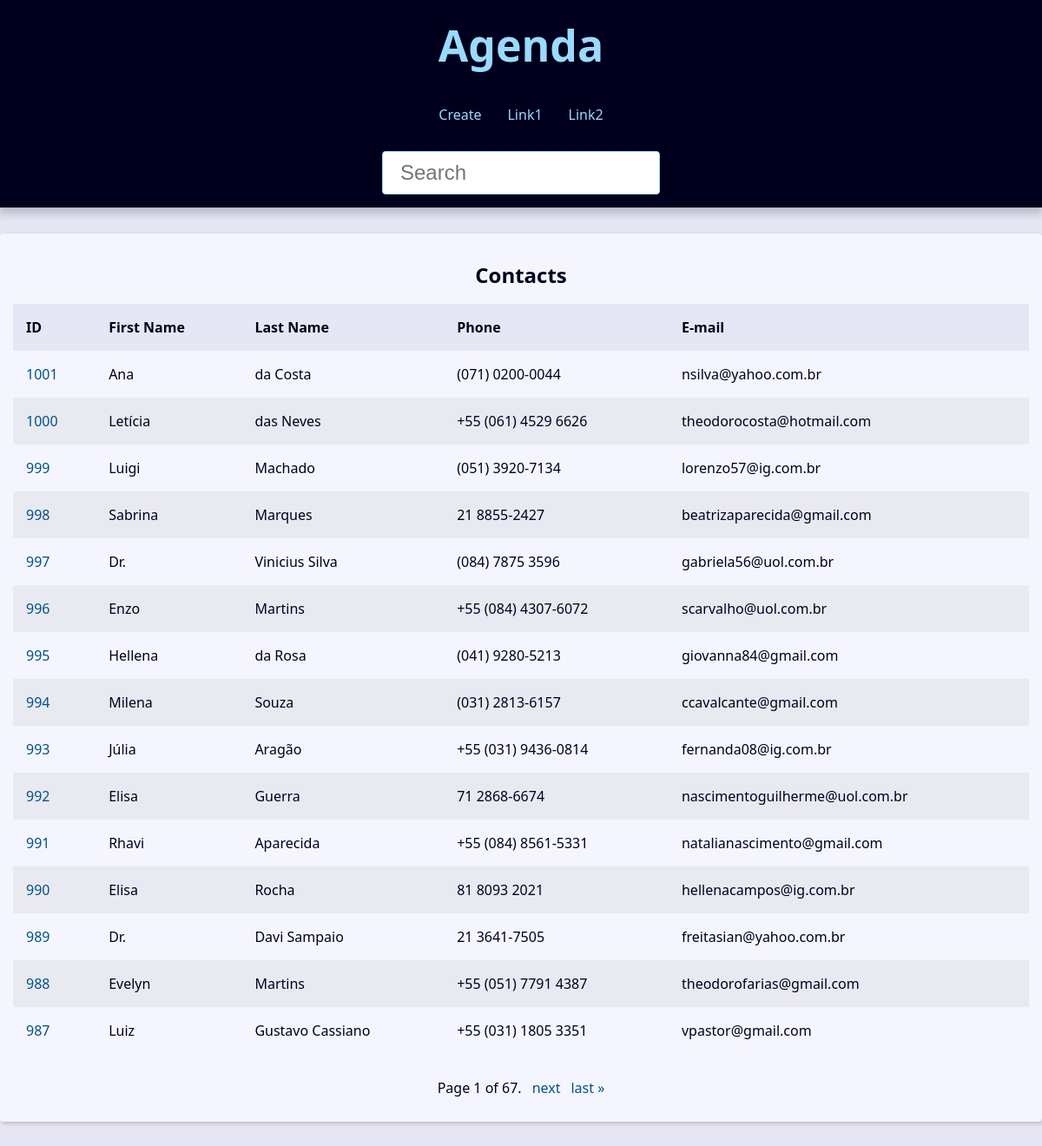
/, run on an earlier commit of the app's database.
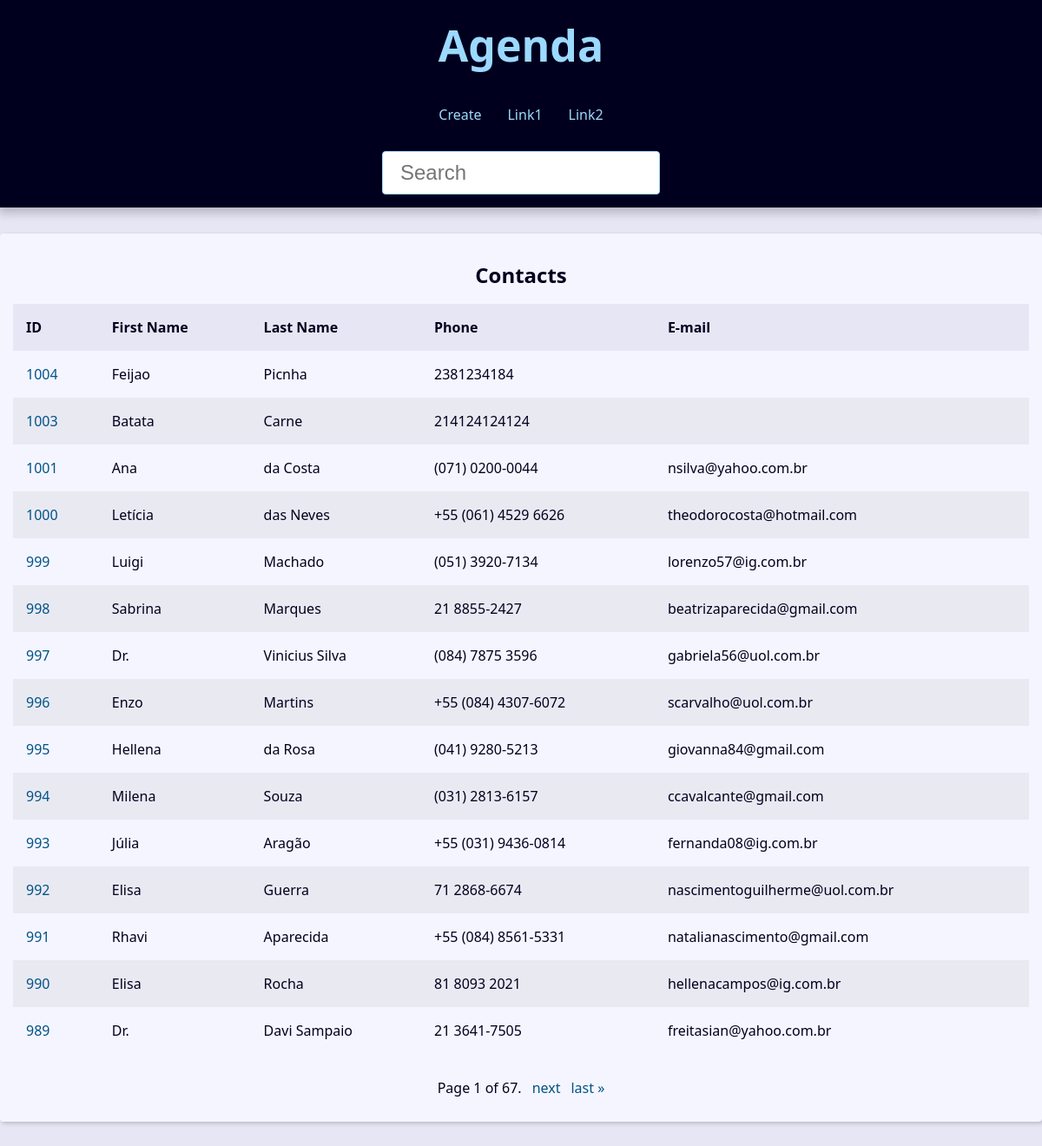
And on a later commit of the database.
### contact/models.py (models this page shows, shortened)
class Contact(models.Model):
    class Meta:
        verbose_name = 'Contato'
        verbose_name_plural = 'Contatos'
    first_name = models.CharField(max_length=50)
    last_name = models.CharField(max_length=50, blank=True)
    phone = models.CharField(max_length=50, blank=True)
    email = models.EmailField(max_length=254, blank=True)
    create_date = models.DateTimeField(default=timezone.now)
    description = models.TextField(blank=True)
    show = models.BooleanField(default=True)
    picture = models.ImageField(blank=True, upload_to='pictures/%Y/%M/')
    category = models.ForeignKey(Category, on_delete=models.SET_NULL,
                                 blank=True, null=True)
    owner = models.ForeignKey(User, on_delete=models.SET_NULL,
                                 blank=True, null=True)

### contact/views/contact_views.py (the view)
# urls.py: path('', views.index, name='index'),
def index(request):
    contacts = Contact.objects.filter(show=True).order_by('-id')
    paginator= Paginator(contacts, 15)
    page_number = request.GET.get("page")
    page_obj = paginator.get_page(page_number)
    context = {
        'contacts': contacts,
        'page_obj': page_obj,
        'site_title': 'Contatos - '
    }
    return render(
        request,
        'contact/index.html',
        context
    )

### contact/templates/contact/index.html
{% extends 'global/base.html' %}
{% block content %}
  <div class="responsive-table">
    <table class="contacts-table">
      <caption class="table-caption ">
        Contacts
      </caption>
      <thead>
        <tr class="table-row table-row-header">
          <th class="table-header">ID</th>
          <th class="table-header">First Name</th>
          <th class="table-header">Last Name</th>
          <th class="table-header">Phone</th>
          <th class="table-header">E-mail</th>
        </tr>
      </thead>
      <tbody>
        {% for contact in page_obj %}
          <tr class="table-row">
            <td class="table-cel">
              <a class="table-link" href="{% url 'contact:contact' contact.id %}">
                {{ contact.id }}
              </a>
            </td>
            <td class="table-cel">
              {{ contact.first_name }}
            </td>
            <td class="table-cel">
              {{ contact.last_name }}
            </td>
            <td class="table-cel">
              {{ contact.phone }}
            </td>
            <td class="table-cel">
              {{ contact.email }}
            </td>
          </tr>
        {% endfor %}
      </tbody>
    </table>
  </div>
{% endblock content %}

### base_templates/global/base.html (shortened to what this page needs)
{% load static %}
<!DOCTYPE html>
<html lang="pt-BR">
<head>
    <link rel="stylesheet" href="{% static 'global/css/style.css'%}">
</head>
<body>
    {% include 'global/partials/_header.html' %}
    <main class="content">
        {% block content %}{% endblock content %}
        {% include 'global/partials/_pagination.html' %}
    </main>
</body>
</html>

### base_templates/global/partials/_header.html
{% load static %}
    <header class="header">
        <h1 class="header-heading">
            <a href="{% url 'contact:index' %}" class="header-link">
                Agenda
            </a>
        </h1>
        <nav class="menu">
            <ul class="menu-list">
                <li class="menu-item">
                    <a href="{% url 'contact:create' %}" class="menu-link">
                        Create
                    </a>
                </li>
                <li class="menu-item">
                    <a href="" class="menu-link">
                        Link1
                    </a>
                </li>
                <li class="menu-item">
                    <a href="" class="menu-link">
                    Link2
                    </a>
                </li>
            </ul>
        </nav>
        <div class="search">
            <form
            action="{% url 'contact:search' %}"
            method="get">
                <input
                type="search"
                class="search-input"
                placeholder="Search"
                id="search"
                name="q"
                value="{{ request.GET.q.strip}}"
                >
            </form>
        </div>
    </header>

### base_templates/global/partials/_pagination.html (shortened to what this page needs)
<div class="pagination">
    <span class="step-links">
            <span class="current">
            Page {{ page_obj.number }} of {{ page_obj.paginator.num_pages }}.
            </span>
        {% if page_obj.has_next %}
            <a href="?page={{ page_obj.next_page_number }}&q={{ request.GET.q.strip }}">next</a>
            <a href="?page={{ page_obj.paginator.num_pages }}}&q={{ request.GET.q.strip }}">last &raquo;</a>
        {% endif %}
    </span>
</div>

### base_static/global/css/style.css (style rules this page uses)
:root { --spacing: 1.5rem; --link-dark-color: rgb(0, 83, 134); --link-light-color: rgb(156, 217, 255); --clr-white: rgb(245, 245, 255); --clr-black: rgb(0, 0, 30); --clr-light-gray: rgb(230, 230, 245); --clr-dark-shadow-5: rgba(0, 0, 10, 5%); --clr-dark-shadow-10: rgba(0, 0, 10, 10%); --clr-dark-shadow-20: rgba(0, 0, 10, 20%); --clr-light-shadow-5: rgba(200, 200, 255, 5%); --clr-light-shadow-10: rgba(200, 200, 255, 10%); --clr-light-shadow-20: rgba(200, 200, 255, 20%); --main-page-width: 120rem; --table-min-width: 60rem; --biggest-font-size: 5rem; --bigger-font-size: 4rem; --big-font-size: 3.2rem; --medium-font-size: 2.4rem; --small-font-size: 1.6rem; --smaller-font-size: 1.4rem; --smallest-font-size: 1.2rem; --transition-fast: 300ms; --transition-medium: 600ms; --transition-slow: 1s; --default-border-radius: 4px; }
*, *::before, *::after { margin: 0; padding: 0; box-sizing: border-box; }
html { font-size: 62.5%; }
body { font-family: system-ui, -apple-system, BlinkMacSystemFont, 'Segoe UI', Roboto, Oxygen, Ubuntu, Cantarell, 'Open Sans', 'Helvetica Neue', sans-serif; line-height: 1.5; font-size: var(--small-font-size); color: var(--clr-black); -webkit-font-smoothing: antialiased; background: var(--clr-light-gray); }
.header { background: var(--clr-black); padding: var(--spacing); box-shadow: 0 5px 10px 2px var(--clr-dark-shadow-20); z-index: 1; position: relative; }
.header-heading { font-size: var(--biggest-font-size); text-align: center; }
.header-link { color: var(--link-light-color); text-decoration: none; transition: filter var(--transition-fast) ease-in-out; }
.menu { margin: var(--spacing); }
.menu-list { list-style: none; display: flex; justify-content: center; flex-flow: row wrap; }
.menu-link { display: block; padding: var(--spacing); color: var(--link-light-color); text-decoration: none; transition: background-color var(--transition-fast) ease-in-out; border-radius: var(--default-border-radius); }
.content { max-width: var(--main-page-width); margin: calc(var(--spacing) * 2) auto; padding: var(--spacing); background: var(--clr-white); box-shadow: 2px 2px 5px var(--clr-dark-shadow-20); border-radius: var(--default-border-radius); }
.responsive-table { width: 100%; overflow-x: auto; }
.contacts-table { width: 100%; min-width: var(--table-min-width); border-collapse: collapse; }
.table-caption { font-size: var(--medium-font-size); font-weight: bold; padding: var(--spacing); }
.table-row { text-align: left; text-overflow: ellipsis; transition: background-color var(--transition-fast) ease-in-out; }
.table-row:nth-of-type(2n) { background: var(--clr-dark-shadow-5); }
.table-row-header { background: var(--clr-light-gray); color: var(--clr-black); }
.table-cel, .table-header { padding: var(--spacing); }
.table-link { color: var(--link-dark-color); transition: color var(--transition-fast) ease-in-out; text-decoration: none; }
.pagination { margin-top: var(--spacing); display: flex; justify-content: center; padding: calc(var(--spacing) * 0.8); font-size: var(--small-font-size); }
.pagination .step-links { display: flex; gap: calc(var(--spacing) * 0.8); }
.pagination .step-links a { color: var(--link-dark-color); transition: color var(--transition-fast) ease-in-out; text-decoration: none; display: block; }
.search { display: flex; justify-content: center; }
.search-input { font-size: var(--medium-font-size); padding: 1rem 2rem; width: 100%; max-width: 32rem; border-radius: var(--default-border-radius); border: 1px solid var(--link-light-color); }

What changed in the data, as far as the page shows it:
no longer on this page (row unchanged): Contact: id "988", first_name "Evelyn", last_name "Martins", phone "+55 (051) 7791 4387", email "theodorofarias@gmail.com"
no longer on this page (row unchanged): Contact: id "987", first_name "Luiz", last_name "Gustavo Cassiano", phone "+55 (031) 1805 3351", email "vpastor@gmail.com"
added Contact: id "1004", first_name "Feijao", last_name "Picnha", phone "2381234184"
added Contact: id "1003", first_name "Batata", last_name "Carne", phone "214124124124"
